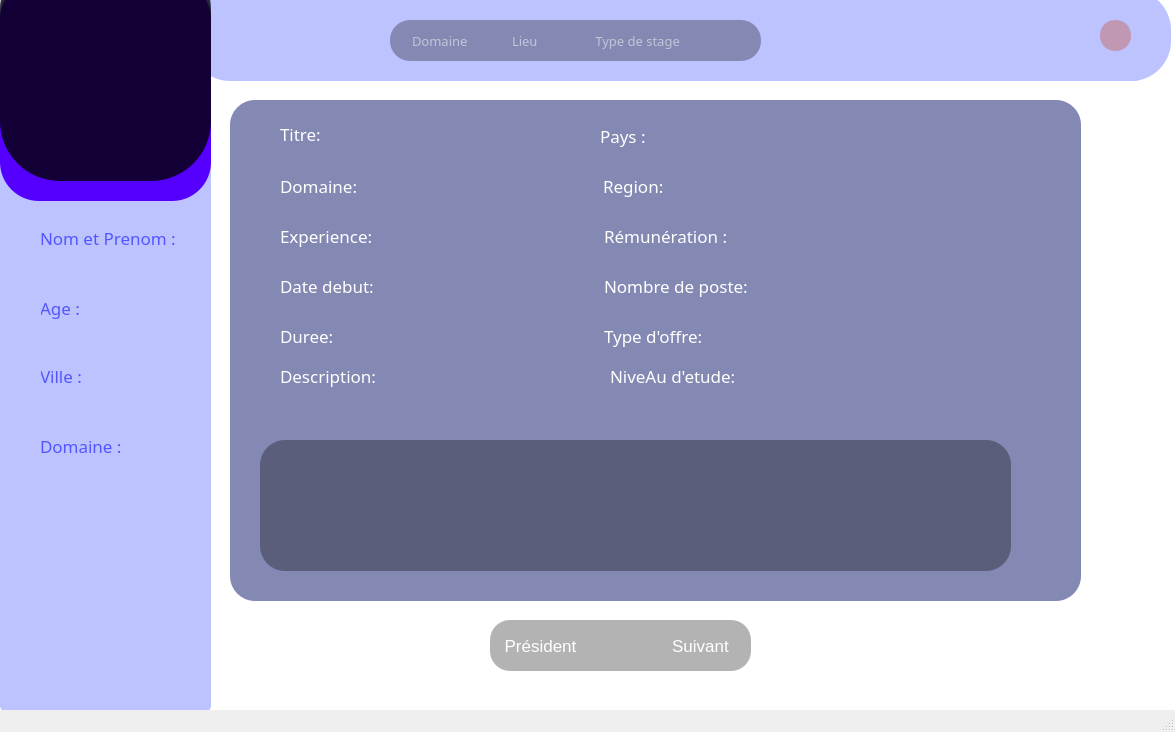
<?xml version="1.0" encoding="UTF-8"?>
<ui version="4.0">
 <class>MainWindow</class>
 <widget class="QMainWindow" name="MainWindow">
  <property name="geometry">
   <rect>
    <x>0</x>
    <y>0</y>
    <width>1175</width>
    <height>732</height>
   </rect>
  </property>
  <property name="windowTitle">
   <string>MainWindow</string>
  </property>
  <widget class="QWidget" name="centralwidget">
   <widget class="QFrame" name="frame_2">
    <property name="geometry">
     <rect>
      <x>0</x>
      <y>0</y>
      <width>1200</width>
      <height>1200</height>
     </rect>
    </property>
    <property name="minimumSize">
     <size>
      <width>1200</width>
      <height>0</height>
     </size>
    </property>
    <property name="styleSheet">
     <string notr="true">QFrame
 {
border-radius:5px;
background-color:white;
}


</string>
    </property>
    <property name="frameShape">
     <enum>QFrame::StyledPanel</enum>
    </property>
    <property name="frameShadow">
     <enum>QFrame::Raised</enum>
    </property>
    <property name="image" stdset="0">
     <font/>
    </property>
    <widget class="QFrame" name="frame">
     <property name="geometry">
      <rect>
       <x>0</x>
       <y>0</y>
       <width>211</width>
       <height>711</height>
      </rect>
     </property>
     <property name="styleSheet">
      <string notr="true">QFrame
{
background:rgb(188, 195, 255);

}

</string>
     </property>
     <property name="frameShape">
      <enum>QFrame::StyledPanel</enum>
     </property>
     <property name="frameShadow">
      <enum>QFrame::Raised</enum>
     </property>
     <widget class="QLabel" name="label_4">
      <property name="geometry">
       <rect>
        <x>40</x>
        <y>292</y>
        <width>151</width>
        <height>31</height>
       </rect>
      </property>
      <property name="styleSheet">
       <string notr="true">*{
font-family:century gothic;
font-size:17px;
}
QLabel
{
background:transparent;
color:rgb(85, 85, 255);
}</string>
      </property>
      <property name="lineWidth">
       <number>-1</number>
      </property>
      <property name="text">
       <string>Age :</string>
      </property>
     </widget>
     <widget class="QLabel" name="label_5">
      <property name="geometry">
       <rect>
        <x>40</x>
        <y>360</y>
        <width>151</width>
        <height>31</height>
       </rect>
      </property>
      <property name="styleSheet">
       <string notr="true">*{
font-family:century gothic;
font-size:17px;
}
QLabel
{
background:transparent;
color:rgb(85, 85, 255);
}</string>
      </property>
      <property name="lineWidth">
       <number>-1</number>
      </property>
      <property name="text">
       <string>Ville :</string>
      </property>
     </widget>
     <widget class="QLabel" name="label_6">
      <property name="geometry">
       <rect>
        <x>40</x>
        <y>430</y>
        <width>151</width>
        <height>31</height>
       </rect>
      </property>
      <property name="styleSheet">
       <string notr="true">*{
font-family:century gothic;
font-size:17px;
}
QLabel
{
background:transparent;
color:rgb(85, 85, 255);
}</string>
      </property>
      <property name="lineWidth">
       <number>-1</number>
      </property>
      <property name="text">
       <string>Domaine :</string>
      </property>
     </widget>
     <widget class="QLabel" name="nom">
      <property name="geometry">
       <rect>
        <x>57</x>
        <y>252</y>
        <width>151</width>
        <height>31</height>
       </rect>
      </property>
      <property name="styleSheet">
       <string notr="true">*{
font-family:century gothic;
font-size:17px;
}
QLabel
{
background:transparent;
color:rgb(0, 0, 127);
}</string>
      </property>
      <property name="lineWidth">
       <number>-1</number>
      </property>
      <property name="text">
       <string/>
      </property>
     </widget>
     <widget class="QLabel" name="age">
      <property name="geometry">
       <rect>
        <x>57</x>
        <y>320</y>
        <width>151</width>
        <height>31</height>
       </rect>
      </property>
      <property name="styleSheet">
       <string notr="true">*{
font-family:century gothic;
font-size:17px;
}
QLabel
{
background:transparent;
color:rgb(0, 0, 127);
}</string>
      </property>
      <property name="lineWidth">
       <number>-1</number>
      </property>
      <property name="text">
       <string/>
      </property>
     </widget>
     <widget class="QLabel" name="ville">
      <property name="geometry">
       <rect>
        <x>57</x>
        <y>390</y>
        <width>151</width>
        <height>31</height>
       </rect>
      </property>
      <property name="styleSheet">
       <string notr="true">*{
font-family:century gothic;
font-size:17px;
}
QLabel
{
background:transparent;
color:rgb(0, 0, 127);
}</string>
      </property>
      <property name="lineWidth">
       <number>-1</number>
      </property>
      <property name="text">
       <string/>
      </property>
     </widget>
     <widget class="QLabel" name="label_domaine">
      <property name="geometry">
       <rect>
        <x>57</x>
        <y>460</y>
        <width>151</width>
        <height>31</height>
       </rect>
      </property>
      <property name="styleSheet">
       <string notr="true">*{
font-family:century gothic;
font-size:17px;
}
QLabel
{
background:transparent;
color:rgb(0, 0, 127);
}</string>
      </property>
      <property name="lineWidth">
       <number>-1</number>
      </property>
      <property name="text">
       <string/>
      </property>
     </widget>
     <widget class="QLabel" name="label_3">
      <property name="geometry">
       <rect>
        <x>40</x>
        <y>222</y>
        <width>151</width>
        <height>31</height>
       </rect>
      </property>
      <property name="styleSheet">
       <string notr="true">*{
font-family:century gothic;
font-size:17px;
}
QLabel
{
background:transparent;
color:rgb(85, 85, 255);
}</string>
      </property>
      <property name="lineWidth">
       <number>-1</number>
      </property>
      <property name="text">
       <string>Nom et Prenom :</string>
      </property>
     </widget>
     <widget class="QFrame" name="frame_4">
      <property name="geometry">
       <rect>
        <x>0</x>
        <y>-20</y>
        <width>211</width>
        <height>221</height>
       </rect>
      </property>
      <property name="styleSheet">
       <string notr="true">QFrame
{
background:rgb(85, 0, 255);
border-radius:39px;
}

</string>
      </property>
      <property name="frameShape">
       <enum>QFrame::StyledPanel</enum>
      </property>
      <property name="frameShadow">
       <enum>QFrame::Raised</enum>
      </property>
      <widget class="QFrame" name="frame_3">
       <property name="geometry">
        <rect>
         <x>0</x>
         <y>-30</y>
         <width>211</width>
         <height>231</height>
        </rect>
       </property>
       <property name="styleSheet">
        <string notr="true">QFrame
{
background:rgba(0,0,0,200.5);
border-radius:60px;


}

</string>
       </property>
       <property name="frameShape">
        <enum>QFrame::StyledPanel</enum>
       </property>
       <property name="frameShadow">
        <enum>QFrame::Raised</enum>
       </property>
       <widget class="QLabel" name="label">
        <property name="geometry">
         <rect>
          <x>40</x>
          <y>70</y>
          <width>121</width>
          <height>131</height>
         </rect>
        </property>
        <property name="styleSheet">
         <string notr="true">QLabel
{
background:rgba(0,0,0,0.0);
}</string>
        </property>
        <property name="text">
         <string/>
        </property>
        <property name="pixmap">
         <pixmap>identificatin.png</pixmap>
        </property>
       </widget>
      </widget>
     </widget>
     <widget class="QLabel" name="label_28">
      <property name="geometry">
       <rect>
        <x>10</x>
        <y>220</y>
        <width>31</width>
        <height>31</height>
       </rect>
      </property>
      <property name="text">
       <string/>
      </property>
      <property name="pixmap">
       <pixmap>user.png</pixmap>
      </property>
     </widget>
     <widget class="QLabel" name="label_29">
      <property name="geometry">
       <rect>
        <x>10</x>
        <y>428</y>
        <width>31</width>
        <height>31</height>
       </rect>
      </property>
      <property name="text">
       <string/>
      </property>
      <property name="pixmap">
       <pixmap>tiee.png</pixmap>
      </property>
     </widget>
     <widget class="QLabel" name="label_30">
      <property name="geometry">
       <rect>
        <x>10</x>
        <y>360</y>
        <width>31</width>
        <height>31</height>
       </rect>
      </property>
      <property name="text">
       <string/>
      </property>
      <property name="pixmap">
       <pixmap>flag.png</pixmap>
      </property>
     </widget>
     <widget class="QLabel" name="label_31">
      <property name="geometry">
       <rect>
        <x>10</x>
        <y>290</y>
        <width>31</width>
        <height>31</height>
       </rect>
      </property>
      <property name="text">
       <string/>
      </property>
      <property name="pixmap">
       <pixmap>sand-clock.png</pixmap>
      </property>
     </widget>
     <zorder>frame_4</zorder>
     <zorder>label_4</zorder>
     <zorder>label_5</zorder>
     <zorder>label_6</zorder>
     <zorder>nom</zorder>
     <zorder>age</zorder>
     <zorder>ville</zorder>
     <zorder>label_domaine</zorder>
     <zorder>label_3</zorder>
     <zorder>label_28</zorder>
     <zorder>label_29</zorder>
     <zorder>label_30</zorder>
     <zorder>label_31</zorder>
    </widget>
    <widget class="QFrame" name="frame_5">
     <property name="geometry">
      <rect>
       <x>190</x>
       <y>-10</y>
       <width>981</width>
       <height>91</height>
      </rect>
     </property>
     <property name="styleSheet">
      <string notr="true">QFrame
{
border-radius:40px;
background:rgb(188, 195, 255);

}

</string>
     </property>
     <property name="frameShape">
      <enum>QFrame::StyledPanel</enum>
     </property>
     <property name="frameShadow">
      <enum>QFrame::Raised</enum>
     </property>
     <widget class="QPushButton" name="logout">
      <property name="geometry">
       <rect>
        <x>910</x>
        <y>30</y>
        <width>31</width>
        <height>31</height>
       </rect>
      </property>
      <property name="styleSheet">
       <string notr="true">QPushButton
{
color:white;
border-radius:15px;
background:rgba(200,50,0,0.3);
font-size:17px;
}
QPushButton:hover
{

color:#333;
border-radius:15px;
background:#56655e1;

}
</string>
      </property>
      <property name="text">
       <string/>
      </property>
     </widget>
     <widget class="QLabel" name="label_32">
      <property name="geometry">
       <rect>
        <x>910</x>
        <y>30</y>
        <width>31</width>
        <height>31</height>
       </rect>
      </property>
      <property name="styleSheet">
       <string notr="true">QLabel
{
background:rgb(0, 0, 0,0);
}</string>
      </property>
      <property name="text">
       <string/>
      </property>
      <property name="pixmap">
       <pixmap>in.png</pixmap>
      </property>
     </widget>
     <widget class="QFrame" name="frame_11">
      <property name="geometry">
       <rect>
        <x>200</x>
        <y>30</y>
        <width>371</width>
        <height>41</height>
       </rect>
      </property>
      <property name="styleSheet">
       <string notr="true">QFrame
{
background:rgba(0,0,0,00.3);
border-radius:20px;


}

</string>
      </property>
      <property name="frameShape">
       <enum>QFrame::StyledPanel</enum>
      </property>
      <property name="frameShadow">
       <enum>QFrame::Raised</enum>
      </property>
      <widget class="QLineEdit" name="lieu">
       <property name="geometry">
        <rect>
         <x>120</x>
         <y>10</y>
         <width>81</width>
         <height>22</height>
        </rect>
       </property>
       <property name="styleSheet">
        <string notr="true">QLineEdit
{
background:transparent;
border:none;
color:white;
border-bottom:1px solide #717072;
font-family:century gothic;
font-size:13px;
}
</string>
       </property>
       <property name="text">
        <string/>
       </property>
       <property name="placeholderText">
        <string>Lieu</string>
       </property>
      </widget>
      <widget class="QLineEdit" name="domaine">
       <property name="geometry">
        <rect>
         <x>20</x>
         <y>10</y>
         <width>91</width>
         <height>22</height>
        </rect>
       </property>
       <property name="styleSheet">
        <string notr="true">QLineEdit
{
background:transparent;
border:none;
color:white;
border-bottom:1px solide #717072;
font-family:century gothic;
font-size:13px;
}
</string>
       </property>
       <property name="text">
        <string/>
       </property>
       <property name="placeholderText">
        <string>Domaine</string>
       </property>
      </widget>
      <widget class="QLabel" name="label_33">
       <property name="geometry">
        <rect>
         <x>326</x>
         <y>1</y>
         <width>31</width>
         <height>41</height>
        </rect>
       </property>
       <property name="styleSheet">
        <string notr="true">QLabel
{
background:rgb(0, 0, 0,0);
}</string>
       </property>
       <property name="text">
        <string/>
       </property>
       <property name="pixmap">
        <pixmap>magnifiaaer.png</pixmap>
       </property>
      </widget>
      <widget class="QLineEdit" name="type_stage">
       <property name="geometry">
        <rect>
         <x>200</x>
         <y>10</y>
         <width>101</width>
         <height>22</height>
        </rect>
       </property>
       <property name="styleSheet">
        <string notr="true">QLineEdit
{
background:transparent;
border:none;
color:white;
border-bottom:1px solide #717072;
font-family:century gothic;
font-size:13px;
}
</string>
       </property>
       <property name="text">
        <string/>
       </property>
       <property name="placeholderText">
        <string> Type de stage</string>
       </property>
      </widget>
      <widget class="QPushButton" name="recherche">
       <property name="geometry">
        <rect>
         <x>330</x>
         <y>10</y>
         <width>31</width>
         <height>31</height>
        </rect>
       </property>
       <property name="styleSheet">
        <string notr="true">QPushButton
{
color:white;
border-radius:15px;
background:rgba(0,0,0,0.0);
font-size:17px;
}
QPushButton:hover
{

color:#333;
border-radius:15px;
background:#56655e1;

}
</string>
       </property>
       <property name="text">
        <string/>
       </property>
      </widget>
     </widget>
     <widget class="QFrame" name="frame_7">
      <property name="geometry">
       <rect>
        <x>20</x>
        <y>90</y>
        <width>961</width>
        <height>721</height>
       </rect>
      </property>
      <property name="frameShape">
       <enum>QFrame::StyledPanel</enum>
      </property>
      <property name="frameShadow">
       <enum>QFrame::Raised</enum>
      </property>
     </widget>
     <zorder>label_32</zorder>
     <zorder>logout</zorder>
     <zorder>frame_11</zorder>
     <zorder>frame_7</zorder>
    </widget>
    <widget class="QLabel" name="label_16">
     <property name="geometry">
      <rect>
       <x>4220</x>
       <y>190</y>
       <width>261</width>
       <height>41</height>
      </rect>
     </property>
     <property name="styleSheet">
      <string notr="true">*{
font-family:century gothic;
font-size:40px;
}
QLabel
{
background:transparent;
color:rgb(247, 135, 79);
}</string>
     </property>
     <property name="frameShadow">
      <enum>QFrame::Sunken</enum>
     </property>
     <property name="text">
      <string>ACTIA</string>
     </property>
    </widget>
    <widget class="QLabel" name="label_8">
     <property name="geometry">
      <rect>
       <x>3290</x>
       <y>160</y>
       <width>1661</width>
       <height>1021</height>
      </rect>
     </property>
     <property name="text">
      <string/>
     </property>
     <property name="pixmap">
      <pixmap>oumaima.jpg</pixmap>
     </property>
    </widget>
    <widget class="QLabel" name="label_10">
     <property name="geometry">
      <rect>
       <x>430</x>
       <y>930</y>
       <width>4841</width>
       <height>1781</height>
      </rect>
     </property>
     <property name="text">
      <string/>
     </property>
     <property name="pixmap">
      <pixmap>unsplash.jpg</pixmap>
     </property>
    </widget>
    <widget class="QLabel" name="label_17">
     <property name="geometry">
      <rect>
       <x>4700</x>
       <y>170</y>
       <width>261</width>
       <height>41</height>
      </rect>
     </property>
     <property name="styleSheet">
      <string notr="true">*{
font-family:century gothic;
font-size:40px;
}
QLabel
{
background:transparent;
color:rgb(247, 135, 79);
}</string>
     </property>
     <property name="frameShadow">
      <enum>QFrame::Sunken</enum>
     </property>
     <property name="text">
      <string>ACTIA</string>
     </property>
    </widget>
    <widget class="QLabel" name="label_13">
     <property name="geometry">
      <rect>
       <x>3770</x>
       <y>140</y>
       <width>1661</width>
       <height>1021</height>
      </rect>
     </property>
     <property name="text">
      <string/>
     </property>
     <property name="pixmap">
      <pixmap>oumaima.jpg</pixmap>
     </property>
    </widget>
    <widget class="QLabel" name="label_14">
     <property name="geometry">
      <rect>
       <x>910</x>
       <y>910</y>
       <width>4841</width>
       <height>1781</height>
      </rect>
     </property>
     <property name="text">
      <string/>
     </property>
     <property name="pixmap">
      <pixmap>unsplash.jpg</pixmap>
     </property>
    </widget>
    <widget class="QFrame" name="frame_6">
     <property name="geometry">
      <rect>
       <x>230</x>
       <y>100</y>
       <width>851</width>
       <height>501</height>
      </rect>
     </property>
     <property name="styleSheet">
      <string notr="true">QFrame
{
background:rgb(132, 137, 179);
border-radius:25px;

}

</string>
     </property>
     <property name="frameShape">
      <enum>QFrame::StyledPanel</enum>
     </property>
     <property name="frameShadow">
      <enum>QFrame::Raised</enum>
     </property>
     <widget class="QLabel" name="label_86">
      <property name="geometry">
       <rect>
        <x>50</x>
        <y>18</y>
        <width>41</width>
        <height>31</height>
       </rect>
      </property>
      <property name="styleSheet">
       <string notr="true">*{
font-family:century gothic;
font-size:17px;
}
QLabel
{
background:transparent;
color:white;
}</string>
      </property>
      <property name="lineWidth">
       <number>-1</number>
      </property>
      <property name="text">
       <string>Titre:</string>
      </property>
     </widget>
     <widget class="QLabel" name="label_87">
      <property name="geometry">
       <rect>
        <x>50</x>
        <y>70</y>
        <width>101</width>
        <height>31</height>
       </rect>
      </property>
      <property name="styleSheet">
       <string notr="true">*{
font-family:century gothic;
font-size:17px;
}
QLabel
{
background:transparent;
color:white;
}</string>
      </property>
      <property name="text">
       <string>Domaine:</string>
      </property>
     </widget>
     <widget class="QLabel" name="label_88">
      <property name="geometry">
       <rect>
        <x>30</x>
        <y>214</y>
        <width>311</width>
        <height>31</height>
       </rect>
      </property>
      <property name="styleSheet">
       <string notr="true">*{
font-family:century gothic;
font-size:12px;
}
QLabel
{
background:transparent;
color:red;
font-size:14px;
}</string>
      </property>
      <property name="text">
       <string/>
      </property>
     </widget>
     <widget class="QLabel" name="label_89">
      <property name="geometry">
       <rect>
        <x>50</x>
        <y>120</y>
        <width>151</width>
        <height>31</height>
       </rect>
      </property>
      <property name="styleSheet">
       <string notr="true">*{
font-family:century gothic;
font-size:17px;
}
QLabel
{
background:transparent;
color:white;
}</string>
      </property>
      <property name="lineWidth">
       <number>-1</number>
      </property>
      <property name="text">
       <string>Experience:</string>
      </property>
     </widget>
     <widget class="QLabel" name="label_90">
      <property name="geometry">
       <rect>
        <x>50</x>
        <y>170</y>
        <width>151</width>
        <height>31</height>
       </rect>
      </property>
      <property name="styleSheet">
       <string notr="true">*{
font-family:century gothic;
font-size:17px;
}
QLabel
{
background:transparent;
color:white;
}</string>
      </property>
      <property name="lineWidth">
       <number>-1</number>
      </property>
      <property name="text">
       <string>Date debut:</string>
      </property>
     </widget>
     <widget class="QLabel" name="label_91">
      <property name="geometry">
       <rect>
        <x>50</x>
        <y>220</y>
        <width>151</width>
        <height>31</height>
       </rect>
      </property>
      <property name="styleSheet">
       <string notr="true">*{
font-family:century gothic;
font-size:17px;
}
QLabel
{
background:transparent;
color:white;
}</string>
      </property>
      <property name="lineWidth">
       <number>-1</number>
      </property>
      <property name="text">
       <string>Duree:</string>
      </property>
     </widget>
     <widget class="QLabel" name="label_92">
      <property name="geometry">
       <rect>
        <x>373</x>
        <y>70</y>
        <width>101</width>
        <height>31</height>
       </rect>
      </property>
      <property name="styleSheet">
       <string notr="true">*{
font-family:century gothic;
font-size:17px;
}
QLabel
{
background:transparent;
color:white;
}</string>
      </property>
      <property name="text">
       <string>Region:</string>
      </property>
     </widget>
     <widget class="QLabel" name="label_93">
      <property name="geometry">
       <rect>
        <x>374</x>
        <y>170</y>
        <width>161</width>
        <height>31</height>
       </rect>
      </property>
      <property name="styleSheet">
       <string notr="true">*{
font-family:century gothic;
font-size:17px;
}
QLabel
{
background:transparent;
color:white;
}</string>
      </property>
      <property name="lineWidth">
       <number>-1</number>
      </property>
      <property name="text">
       <string>Nombre de poste:</string>
      </property>
     </widget>
     <widget class="QLabel" name="label_94">
      <property name="geometry">
       <rect>
        <x>374</x>
        <y>220</y>
        <width>151</width>
        <height>31</height>
       </rect>
      </property>
      <property name="styleSheet">
       <string notr="true">*{
font-family:century gothic;
font-size:17px;
}
QLabel
{
background:transparent;
color:white;
}</string>
      </property>
      <property name="lineWidth">
       <number>-1</number>
      </property>
      <property name="text">
       <string>Type d'offre:</string>
      </property>
     </widget>
     <widget class="QLabel" name="label_95">
      <property name="geometry">
       <rect>
        <x>374</x>
        <y>120</y>
        <width>151</width>
        <height>31</height>
       </rect>
      </property>
      <property name="styleSheet">
       <string notr="true">*{
font-family:century gothic;
font-size:17px;
}
QLabel
{
background:transparent;
color:white;
}</string>
      </property>
      <property name="lineWidth">
       <number>-1</number>
      </property>
      <property name="text">
       <string>Rémunération :</string>
      </property>
     </widget>
     <widget class="QLabel" name="label_96">
      <property name="geometry">
       <rect>
        <x>380</x>
        <y>260</y>
        <width>181</width>
        <height>31</height>
       </rect>
      </property>
      <property name="styleSheet">
       <string notr="true">*{
font-family:century gothic;
font-size:17px;
}
QLabel
{
background:transparent;
color:white;
}</string>
      </property>
      <property name="lineWidth">
       <number>-1</number>
      </property>
      <property name="text">
       <string>NiveAu d'etude:</string>
      </property>
     </widget>
     <widget class="QLabel" name="label_97">
      <property name="geometry">
       <rect>
        <x>50</x>
        <y>260</y>
        <width>151</width>
        <height>31</height>
       </rect>
      </property>
      <property name="styleSheet">
       <string notr="true">*{
font-family:century gothic;
font-size:17px;
}
QLabel
{
background:transparent;
color:white;
}</string>
      </property>
      <property name="lineWidth">
       <number>-1</number>
      </property>
      <property name="text">
       <string>Description:</string>
      </property>
     </widget>
     <widget class="QLabel" name="label_98">
      <property name="geometry">
       <rect>
        <x>370</x>
        <y>20</y>
        <width>151</width>
        <height>31</height>
       </rect>
      </property>
      <property name="styleSheet">
       <string notr="true">*{
font-family:century gothic;
font-size:17px;
}
QLabel
{
background:transparent;
color:white;
}</string>
      </property>
      <property name="lineWidth">
       <number>-1</number>
      </property>
      <property name="text">
       <string>Pays :</string>
      </property>
     </widget>
     <widget class="QLabel" name="Titre_5">
      <property name="geometry">
       <rect>
        <x>100</x>
        <y>20</y>
        <width>221</width>
        <height>31</height>
       </rect>
      </property>
      <property name="styleSheet">
       <string notr="true">*{
font-family:century gothic;
font-size:17px;
}
QLabel
{
background:transparent;
color:white;
}</string>
      </property>
      <property name="lineWidth">
       <number>-1</number>
      </property>
      <property name="text">
       <string/>
      </property>
     </widget>
     <widget class="QLabel" name="Domaine_5">
      <property name="geometry">
       <rect>
        <x>140</x>
        <y>70</y>
        <width>101</width>
        <height>31</height>
       </rect>
      </property>
      <property name="styleSheet">
       <string notr="true">*{
font-family:century gothic;
font-size:17px;
}
QLabel
{
background:transparent;
color:white;
}</string>
      </property>
      <property name="text">
       <string/>
      </property>
     </widget>
     <widget class="QLabel" name="Experience_5">
      <property name="geometry">
       <rect>
        <x>150</x>
        <y>120</y>
        <width>151</width>
        <height>31</height>
       </rect>
      </property>
      <property name="styleSheet">
       <string notr="true">*{
font-family:century gothic;
font-size:17px;
}
QLabel
{
background:transparent;
color:white;
}</string>
      </property>
      <property name="lineWidth">
       <number>-1</number>
      </property>
      <property name="text">
       <string/>
      </property>
     </widget>
     <widget class="QLabel" name="Date_debut_5">
      <property name="geometry">
       <rect>
        <x>170</x>
        <y>170</y>
        <width>151</width>
        <height>31</height>
       </rect>
      </property>
      <property name="styleSheet">
       <string notr="true">*{
font-family:century gothic;
font-size:17px;
}
QLabel
{
background:transparent;
color:white;
}</string>
      </property>
      <property name="lineWidth">
       <number>-1</number>
      </property>
      <property name="text">
       <string/>
      </property>
     </widget>
     <widget class="QLabel" name="duree_5">
      <property name="geometry">
       <rect>
        <x>120</x>
        <y>220</y>
        <width>151</width>
        <height>31</height>
       </rect>
      </property>
      <property name="styleSheet">
       <string notr="true">*{
font-family:century gothic;
font-size:17px;
}
QLabel
{
background:transparent;
color:white;
}</string>
      </property>
      <property name="lineWidth">
       <number>-1</number>
      </property>
      <property name="text">
       <string/>
      </property>
     </widget>
     <widget class="QLabel" name="niveau_etude_5">
      <property name="geometry">
       <rect>
        <x>540</x>
        <y>260</y>
        <width>151</width>
        <height>31</height>
       </rect>
      </property>
      <property name="styleSheet">
       <string notr="true">*{
font-family:century gothic;
font-size:17px;
}
QLabel
{
background:transparent;
color:white;
}</string>
      </property>
      <property name="lineWidth">
       <number>-1</number>
      </property>
      <property name="text">
       <string/>
      </property>
     </widget>
     <widget class="QLabel" name="pays_5">
      <property name="geometry">
       <rect>
        <x>430</x>
        <y>20</y>
        <width>151</width>
        <height>31</height>
       </rect>
      </property>
      <property name="styleSheet">
       <string notr="true">*{
font-family:century gothic;
font-size:17px;
}
QLabel
{
background:transparent;
color:white;
}</string>
      </property>
      <property name="lineWidth">
       <number>-1</number>
      </property>
      <property name="text">
       <string/>
      </property>
     </widget>
     <widget class="QLabel" name="region_5">
      <property name="geometry">
       <rect>
        <x>460</x>
        <y>70</y>
        <width>101</width>
        <height>31</height>
       </rect>
      </property>
      <property name="styleSheet">
       <string notr="true">*{
font-family:century gothic;
font-size:17px;
}
QLabel
{
background:transparent;
color:white;
}</string>
      </property>
      <property name="text">
       <string/>
      </property>
     </widget>
     <widget class="QLabel" name="REMUNERATION_5">
      <property name="geometry">
       <rect>
        <x>510</x>
        <y>120</y>
        <width>151</width>
        <height>31</height>
       </rect>
      </property>
      <property name="styleSheet">
       <string notr="true">*{
font-family:century gothic;
font-size:17px;
}
QLabel
{
background:transparent;
color:white;
}</string>
      </property>
      <property name="lineWidth">
       <number>-1</number>
      </property>
      <property name="text">
       <string/>
      </property>
     </widget>
     <widget class="QLabel" name="nb_poste_5">
      <property name="geometry">
       <rect>
        <x>540</x>
        <y>170</y>
        <width>161</width>
        <height>31</height>
       </rect>
      </property>
      <property name="styleSheet">
       <string notr="true">*{
font-family:century gothic;
font-size:17px;
}
QLabel
{
background:transparent;
color:white;
}</string>
      </property>
      <property name="lineWidth">
       <number>-1</number>
      </property>
      <property name="text">
       <string/>
      </property>
     </widget>
     <widget class="QLabel" name="type_offre_5">
      <property name="geometry">
       <rect>
        <x>510</x>
        <y>220</y>
        <width>151</width>
        <height>31</height>
       </rect>
      </property>
      <property name="styleSheet">
       <string notr="true">*{
font-family:century gothic;
font-size:17px;
}
QLabel
{
background:transparent;
color:white;
}</string>
      </property>
      <property name="lineWidth">
       <number>-1</number>
      </property>
      <property name="text">
       <string/>
      </property>
     </widget>
     <widget class="QFrame" name="frame_8">
      <property name="geometry">
       <rect>
        <x>30</x>
        <y>340</y>
        <width>751</width>
        <height>131</height>
       </rect>
      </property>
      <property name="styleSheet">
       <string notr="true">QFrame
{
background:rgb(90, 94, 122);
border-radius:25px;

}

</string>
      </property>
      <property name="frameShape">
       <enum>QFrame::StyledPanel</enum>
      </property>
      <property name="frameShadow">
       <enum>QFrame::Raised</enum>
      </property>
      <widget class="QTextEdit" name="textEdit">
       <property name="geometry">
        <rect>
         <x>30</x>
         <y>10</y>
         <width>701</width>
         <height>101</height>
        </rect>
       </property>
       <property name="html">
        <string>&lt;!DOCTYPE HTML PUBLIC &quot;-//W3C//DTD HTML 4.0//EN&quot; &quot;http://www.w3.org/TR/REC-html40/strict.dtd&quot;&gt;
&lt;html&gt;&lt;head&gt;&lt;meta name=&quot;qrichtext&quot; content=&quot;1&quot; /&gt;&lt;meta charset=&quot;utf-8&quot; /&gt;&lt;style type=&quot;text/css&quot;&gt;
p, li { white-space: pre-wrap; }
&lt;/style&gt;&lt;/head&gt;&lt;body style=&quot; font-family:'Segoe UI'; font-size:9pt; font-weight:400; font-style:normal;&quot;&gt;
&lt;p style=&quot;-qt-paragraph-type:empty; margin-top:0px; margin-bottom:0px; margin-left:0px; margin-right:0px; -qt-block-indent:0; text-indent:0px;&quot;&gt;&lt;br /&gt;&lt;/p&gt;&lt;/body&gt;&lt;/html&gt;</string>
       </property>
      </widget>
     </widget>
    </widget>
    <widget class="QFrame" name="frame_12">
     <property name="geometry">
      <rect>
       <x>490</x>
       <y>620</y>
       <width>261</width>
       <height>51</height>
      </rect>
     </property>
     <property name="styleSheet">
      <string notr="true">QFrame
{
background:rgba(0,0,0,00.3);
border-radius:20px;


}

</string>
     </property>
     <property name="frameShape">
      <enum>QFrame::StyledPanel</enum>
     </property>
     <property name="frameShadow">
      <enum>QFrame::Raised</enum>
     </property>
     <widget class="QPushButton" name="suivant">
      <property name="geometry">
       <rect>
        <x>160</x>
        <y>10</y>
        <width>101</width>
        <height>31</height>
       </rect>
      </property>
      <property name="styleSheet">
       <string notr="true">QPushButton
{
color:white;
border-radius:15px;

font-size:17px;
}
QPushButton:hover
{

color:#333;
border-radius:15px;
background:#56655e1;

}
</string>
      </property>
      <property name="text">
       <string>Suivant</string>
      </property>
     </widget>
     <widget class="QPushButton" name="president">
      <property name="geometry">
       <rect>
        <x>0</x>
        <y>10</y>
        <width>101</width>
        <height>31</height>
       </rect>
      </property>
      <property name="styleSheet">
       <string notr="true">QPushButton
{
color:white;
border-radius:15px;

font-size:17px;
}
QPushButton:hover
{

color:#333;
border-radius:15px;
background:#56655e1;

}
</string>
      </property>
      <property name="text">
       <string>Président</string>
      </property>
     </widget>
     <widget class="QLabel" name="num_offre">
      <property name="geometry">
       <rect>
        <x>120</x>
        <y>20</y>
        <width>21</width>
        <height>20</height>
       </rect>
      </property>
      <property name="styleSheet">
       <string notr="true">*{
font-family:century gothic;
font-size:22px;
}
QLabel
{
background:transparent;
color:white;
}</string>
      </property>
      <property name="text">
       <string/>
      </property>
     </widget>
    </widget>
    <zorder>frame_5</zorder>
    <zorder>frame</zorder>
    <zorder>label_16</zorder>
    <zorder>label_8</zorder>
    <zorder>label_10</zorder>
    <zorder>label_17</zorder>
    <zorder>label_13</zorder>
    <zorder>label_14</zorder>
    <zorder>frame_6</zorder>
    <zorder>frame_12</zorder>
   </widget>
  </widget>
  <widget class="QStatusBar" name="statusbar"/>
 </widget>
 <resources/>
 <connections/>
</ui>
